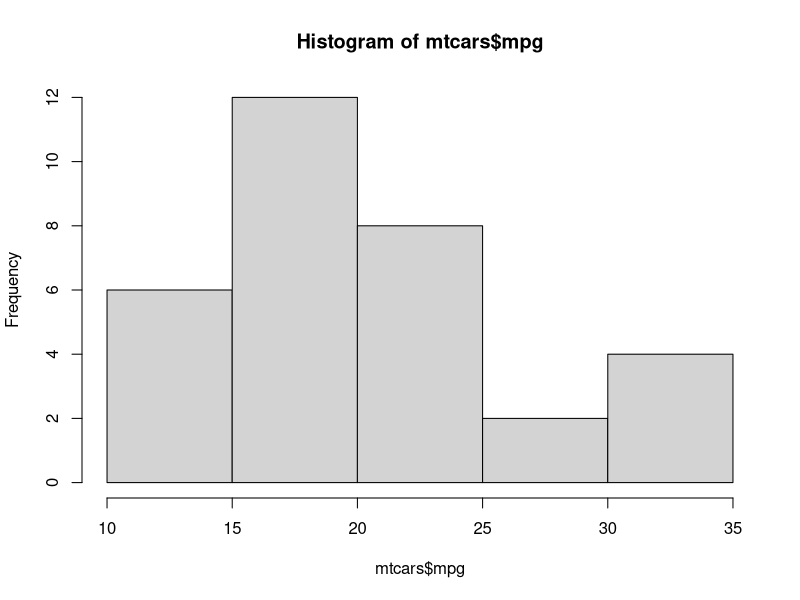
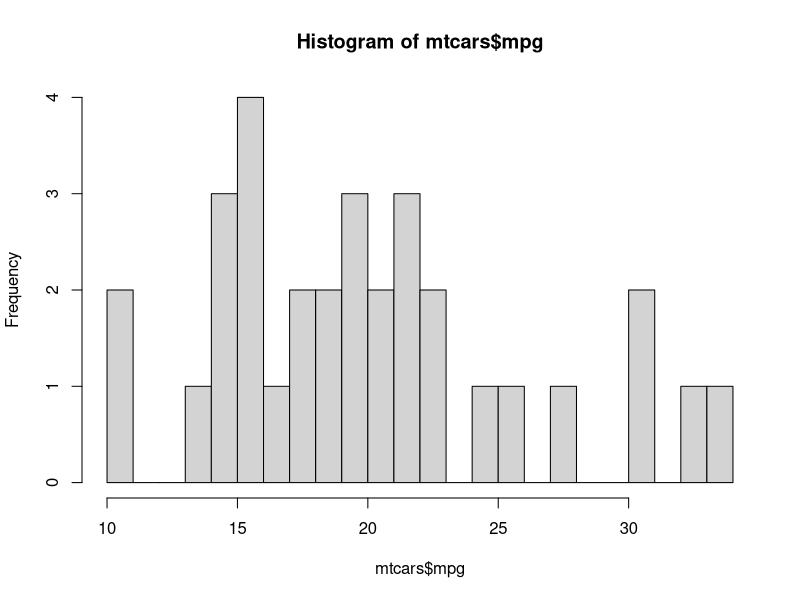
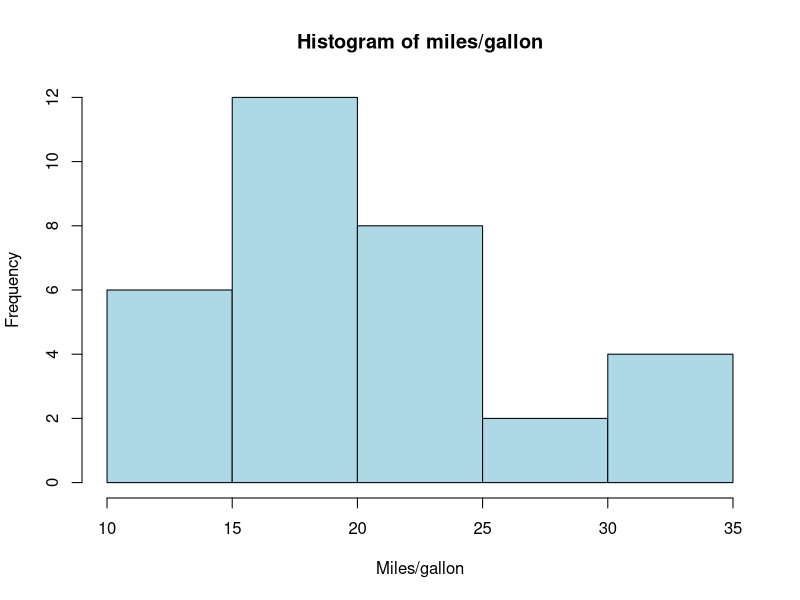
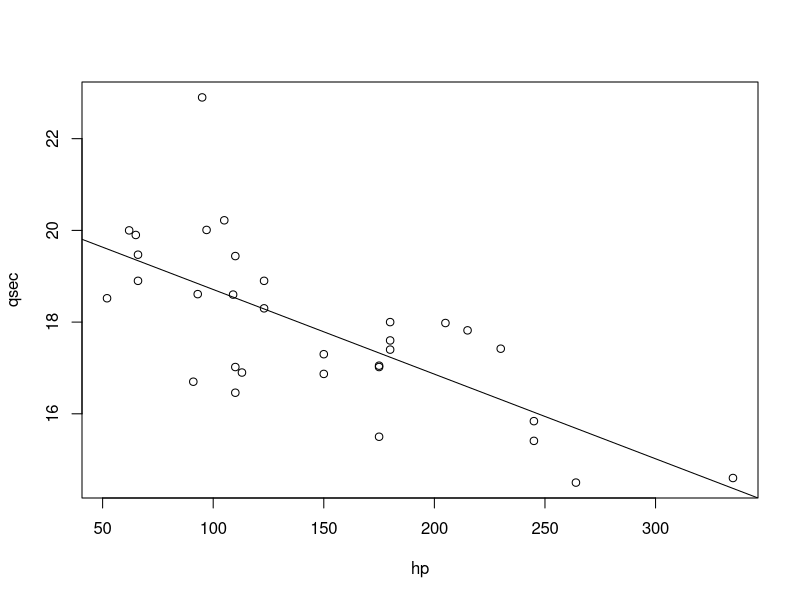
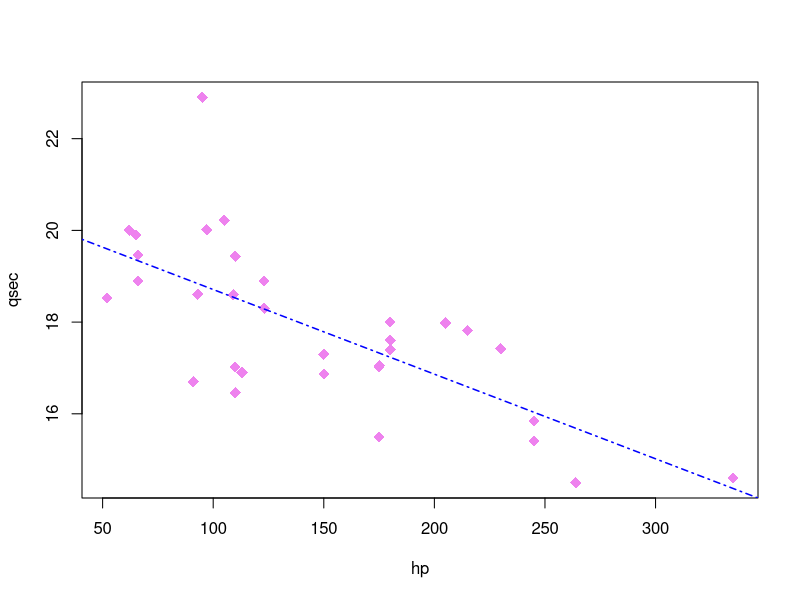
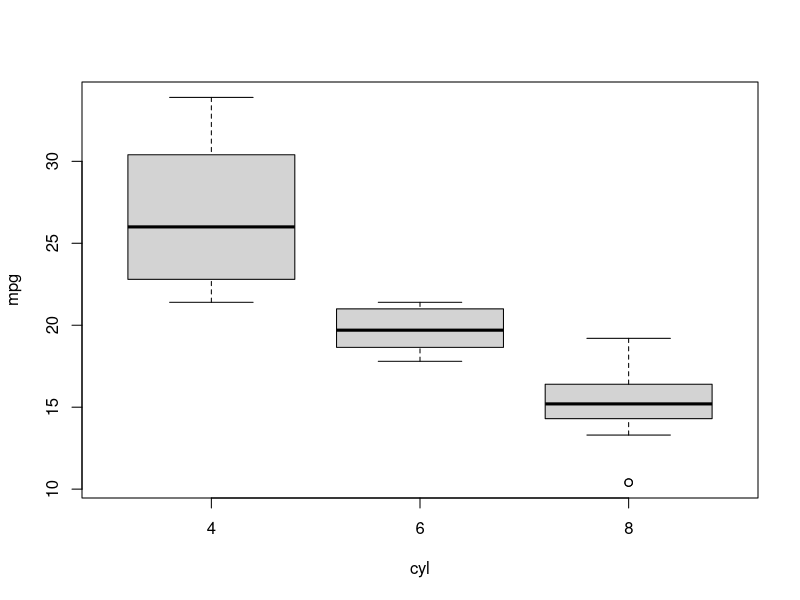

Here is the R script that generated these plots, in order: (Note: this script raises an error after producing the figures.)
## DATA VISUALIZATION IN R WORKSHOP
## Center for Research Data and Digital Scholarship
## University of Colorado, Boulder

## N. Chardon
## 11 Oct 2017

## Aims: 
## 1. Consider what is sensible to plot
## 2. Practice making figures with base package
## 3. Practice making figures with lattice package
## 4. Practice making figures with ggplot2 package
## 5. Save figures in different formats


## Using this script:
## 1. The symbol '#' denotes comments. 
##    If in the same line as a command, these comments describe what the command executes.
## 2. All sections labeled 'PRACTICE' are meant to be completed on your own. 
## 3. The corresponding voiceover to this script is available on OSF (https://osf.io/6jb9t/)

## Disclaimer: This script was written by Nathalie Chardon and reflects her coding style. 
## The University of Colorado, Boulder takes no responsibility for the content.




# # # # # # # # # # # # # # # # # # # # # # # # # # # # # # # # # # # # # # # # # # # # # # # # # # 

# # WELCOME! # # 

# # # # # # # # # # # # # # # # # # # # # # # # # # # # # # # # # # # # # # # # # # # # # # # # # # 


# Introduce yourself to your neighbor(s)


# What kinds of graphics are used in your field and created by your colleagues? 




# # # # # # # # # # # # # # # # # # # # # # # # # # # # # # # # # # # # # # # # # # # # # # # # # # 

# # GETTING STARTED # # 

# # # # # # # # # # # # # # # # # # # # # # # # # # # # # # # # # # # # # # # # # # # # # # # # # # 


# # INSTALL & LOAD PACKAGES # # ---------------------------------------------------------------------

# lattice package

install.packages('lattice') #only run this once to store package to hard drive

library(lattice)


# ggplot2 package

install.packages('ggplot2') #only run this once to store package to hard drive

library(ggplot2)


# # LOAD DATA # # ----------------------------------------------------------------------------------

data(mtcars)



# # # # # # # # # # # # # # # # # # # # # # # # # # # # # # # # # # # # # # # # # # # # # # # # # # 

# # 1. WHAT TO PLOT # # 

# # # # # # # # # # # # # # # # # # # # # # # # # # # # # # # # # # # # # # # # # # # # # # # # # # 


# # DATA # # --------------------------------------------------------------------------------------- 

# What is in your data? 

head(mtcars) #displays first 6 rows of dataframe

?mtcars #documentation for this data, useful to create for own data as separate text file

summary(mtcars) #statistical summary of each column


# How is your data organized? 

colnames(mtcars) #column names

str(mtcars) #structure: make sure your numeric variables are numeric! 

dim(mtcars) #rows, columns


# # QUESTIONS # # -----------------------------------------------------------------------------------

# What are some questions you could answer with this data?
#
#

# EX1: Does cylinder (cyl) number affect miles/gallen (mpg)? 

# EX2: Does horsepower (hp) affect 1/4 mile time (qsec)?


# Think about sensible relationships between your data before plotting.




# # # # # # # # # # # # # # # # # # # # # # # # # # # # # # # # # # # # # # # # # # # # # # # # # # 

# # 2. BASE # # 

# # # # # # # # # # # # # # # # # # # # # # # # # # # # # # # # # # # # # # # # # # # # # # # # # # 


# # DISTRIBUTION OF DATA: HISTOGRAMS # # ------------------------------------------------------------

hist(mtcars$mpg) #create histogram

hist(mtcars$mpg, breaks=20) #define splits


# Create histograms of horsepower and 1/4 mile time with different splits
#
#


# Plot aesthetics

hist(mtcars$mpg, 
     
     main = 'Histogram of miles/gallon', #title (note the quotation marks)
     
     xlab = 'Miles/gallon', #x axis label
     
     col = 'lightblue') #color fill

# NOTE: These aesthetics commands are the same in other plot types. 
# Each subsequent command MUST follow a comma. 


# Change the plot aesthetics of your horsepower or 1/4 mile time histograms
#
#


# # DATA RELATIONSHIPS: SCATTERPLOTS # # -----------------------------------------------------------

plot(qsec ~ hp, data = mtcars) #dependent variable ~ independent variable, data = your DF


# Adding regression line to plot

lin_mod <- lm(qsec ~ hp, data = mtcars) #linear model for relationship that looks promising

summary(lin_mod) #check model output for significance, r-squared, etc.

abline(lin_mod) #adds regression line to current plot (usually only sensible if p-value < 0.05)


# Aesthetics: plot point color, symbol, and size

plot(qsec ~ hp, data = mtcars, 
     
     col = 'violet', #changes color, default = 'black'
     
     pch = 18, #changes symbol, default = 1
     
     cex = 1.5) #changes point size, default = 1


# Aesthetics: regression line color, type, and width

abline(lin_mod, #adds regression line to current plot
       
       col = 'blue', #changes color, default = 'black'
       
       lty = 4, #changes line type, default = 1
       
       lwd = 1.5) #changes line width, default = 1


# Create a scatterplot with one of your relationships of interest
#
#


# Add title, x- and y-axis labels, and change the color, symbol, and size of your points
#
#

# Add a regression line to your plot
#
#


# # DATA RELATIONSHIPS: BOXPLOTS # # ---------------------------------------------------------------

# Boxplots: better with discrete or categorical measurements in independent variables

boxplot(mpg ~ cyl, data = mtcars)


# # SETTING DEFAULT GRAPHICAL PARAMTERS # # --------------------------------------------------------

# NOTE: These settings can also be specified within a plotting function to affect only that plot.

# Aesthetics
par(cex = 2, #changes size of plotting text and symbols
    
    cex.axis = 1.2, #changes axis text size
    
    cex.lab = 1.4, #changes label text size
    
    cex.main = 1.3, #changes text title size
    
    col = 'violet', #changes plotting color
    
    col.axis = 'grey', #changes axes colors
    
    col.lab = 'darkblue', #changes x and y label colors
    
    col.main = 'darkblue', #changes title color
    
    bg = 'grey') #changes background color

# NOTE: The default axis and label size in R is too small for publication figures.

# Run one of your plots above and notice how it has changed according to the par settings


# Multi-panel plots

par(mfrow = c(2, 2), #rows, columns for your panels
    
    mar = c(4.5, 5, 2, 0.5)) #defines width for lower, left, upper, and right margins

# NOTE: Multi-panel plot with default margin settings will have too much white space. 

# Run 4 of your plots above and notice how they'll create a panel


# Return to default graphical parameters

dev.off() #turns off device and clears plots


# # PRACTICE 1 # # ---------------------------------------------------------------------------------

# Set the default parameters to create a 2 row panel plot.
# HINT: This plot will have the rows, columns = 2,1.
#
#
par( mfrow = c(2, 1) )
# Create a scatterplot and boxplot for two different data relationships
#
#

plot(cyl ~ hp, data = mtcars,
     col='Cylindars') #dependent variable ~ independent variable, data = your DF

boxplot(wt ~ carb, data = mtcars)


# Add titles and axes labels, and use the aesthetic commands above to change other plot aspects.
# Go to <http://www.statmethods.net/advgraphs/parameters.html> for list of all par options
#
#
boxplot( wt ~ carb, data = mtcars,
main = 'Effect of carbs and weight', #title
xlab = 'Carbs', #x-axis label
ylab = 'Weight' #y-axis label 
)

# TIP 1: Modify and use the function mtext() to add labels to your panels

mtext('A', 3, adj=0, cex=1.5) #run ?mtext for further arguments to this function


# TIP 2: Plotting multiple boxplots for the same variable

boxplot(mpg ~ cyl, data = mtcars[which(mtcars$am == 0),], #data subsetted by transmission type
        
        main = 'Effect of cylinder number and transmission type on MGP', #title
        
        xlab = 'Number of cylinders', #x-axis label
        
        ylab = 'Miles per gallon', #y-axis label 
        
        ylim = range(mtcars$mpg), #set y-axis limits with range of data for adequate plotting space
        
        boxwex = 0.1) #set box width
        
boxplot(mpg ~ cyl, data = mtcars[which(mtcars$am == 1),], #data subsetted by transmission type
        
        add = T, #adds to current boxplot
        
        col = 'grey', #specify different color for new gear number
        
        boxwex = .1, #same box width as above
        
        at = c(1.2, 2.2, 3.2), #draw boxes at specified 1:n
        
        axes = F) #don't draw new axes


# TIP 3: Adding legends

legend('topright', #location of legend
       
       legend = c('Automatic Transmission', 'Manual Transmission'), #legend text
       
       pch = c(0, 15), #symbols to match text above
       
       col = c('black', 'grey')) #colors to match symbols and text above

# NOTE: The order of legend text, symbol, and color must match!


# # PLOT ACTIONS # # -------------------------------------------------------------------------------

# Zoom plot to separate window


# Export plot manually 


# Export plot with commands

setwd('~/Desktop/') #set working directory to folder of your choice

setwd('c:/Users/.../Desktop/') #Windows: replace ... with your username


pdf('fig1.pdf') #function AND file extension indicates in what format to save plot in

boxplot(mpg ~ cyl, data = mtcars) #create plot

dev.off() #indicates that you are done plotting


# Other formats: replace 'pdf' line of code above with one of the following...

png('fig1.png') #saves plot as PNG

jpeg('fig1.png') #saves plot as JPEG

postscript('fig1.eps') #saves pot as EPS

# NOTE: PDF and EPS are vectorized, whereas PNG and JPEG are rasterized. 
# Vectorized images: created out of many paths, so quality is higher
# Raster images: created out of pixels, so quality is lower


# Save one of your plots with commands
#
#



# # # # # # # # # # # # # # # # # # # # # # # # # # # # # # # # # # # # # # # # # # # # # # # # # # 

# # LATTICE # # 

# # # # # # # # # # # # # # # # # # # # # # # # # # # # # # # # # # # # # # # # # # # # # # # # # # 


# # ONE VARIABLE PLOTS # # -------------------------------------------------------------------------

densityplot(~ mpg, data = mtcars) #displays density of data points


# # TWO VARIABLE PLOTS # # -------------------------------------------------------------------------

dotplot(rownames(mtcars) ~ mpg, data = mtcars) #dotplot to visualize all observations

# NOTE: Need to give your data rows names for the above to work, but can use any y variable here.


# # THREE+ VARIABLE PLOTS # # ----------------------------------------------------------------------

# All relationships 

splom(mtcars) #scatterplot matrix
pairs(mtcars) #scatterplot matrix

# Trellis graphs: display relationships between variables conditioned on one or more variables

xyplot(mpg ~ cyl | am, data = mtcars) #plots relationship x ~ y | based on another variable

# Plot effect of transmission type on MPG, split by number of cylinders
#
#


xyplot(mpg ~ cyl | am, groups = carb, data = mtcars) #additionally split by groups

# Plot effect of cylinder on MPG, split by carburetor and transmission in different colors
#
#


# # PLOT AESTHETICS # # ----------------------------------------------------------------------------

# Modified with update()

trell_plot <- xyplot(mpg ~ cyl | am, groups = carb, data = mtcars) #create plot object


# Run the following and notice how your plot changes

update(trell_plot, 
       
       main = 'Effect of cylinder and carburetors on MPG by transmission type', #add title
       
       ylab = 'Cylinders', xlab = 'Miles per Gallon',
       
       auto.key = T) #add legend


update(trell_plot, 
       
       auto.key = list(space = 'right')) #add legend right of plot


update(trell_plot, 
       
       auto.key = list(title = 'Carburetors', #add legend title
                       space = 'right',
                       cex = 0.5 ) ) #change legend size


# Choose any one of your plots and:
# 1. Add a title, x and y axes labels, and a legend;
# 2. Then save it as a PDF or JPEG
#
#
#
       
                        

# # # # # # # # # # # # # # # # # # # # # # # # # # # # # # # # # # # # # # # # # # # # # # # # # # 

# # GGPLOT2 # # 

# # # # # # # # # # # # # # # # # # # # # # # # # # # # # # # # # # # # # # # # # # # # # # # # # # 


# # Grammar of Graphics: build graphs from a few necessary components # # --------------------------
# 1. data set (data)
# 2. aesthetics that represent data (aes)
# 3. visual marks to represent data points (geoms)
# (4. coordinate system)

# NOTE: ggplot() does not have defaults, so everything must be specified somewhere.


# 1. Create a plot with DATA and 2. AES

myplot <- ggplot(data = mtcars, aes(x = hp, y = mpg)) #saving as object facilitates adding layers

# Look at myplot: what do you notice?


# 3. Add GEOM layer

myplot + #plus symbol at end of line for new layer below
  
  geom_point() #plot data as points


# Create a ggplot to illustrate one of your relationships of interest 
#
#


# # PLOT AESTHETICS: DATA POINTS # # ---------------------------------------------------------------

# Color of data points

myplot +
  
  geom_point(color = 'blue', #adds color to points
             
             size = 4) #increases size of points


# Transparency to avoid overplotting

myplot +
  
  geom_point(alpha = 0.5) #adds transparency to points
             

# Conditioning on a third variable

myplot <- myplot +
  
  geom_point( aes(color = cyl) ) #color by another variable with aes()

myplot +
  
  geom_point( aes(size = cyl) ) #size of points by another variable


# Enlarge the points of myplot and condition the data points on cylinder by color to make myplot2
# HINT: all arguments go inside geom_point()
#
#

myplot2 <- myplot

# # PLOT AESTHETICS: LABELS # # --------------------------------------------------------------------

myplot2 +
  
  ggtitle('Effect of horsepower on MPG by cylinder') +
  
  xlab('Horsepower') + 
  
  ylab('Miles per Gallon') 

# OR indicate all labels at once: 

myplot3 <- myplot2 +
  
  labs(title = 'Effect of horsepower on MPG by cylinder', #title
       
       x = 'Horsepower', y = 'Miles per Gallon')  #x and y axes labels +
       
# Create an object myplot3 with the above plot
#
#
myplot2 +
  
  labs(title = 'Effects of horsepower on MPG by cylinder', #title
       
       x = 'Horsepower', y = 'Miles per Gallon')  #x and y axes labels +
  
# # PLOT AESTHETICS: LEGEND # # --------------------------------------------------------------------
# Remove legend

myplot3 +
  
  theme(legend.position = 'none') #no legends


# Edit legend

myplot3 +
  
  theme(legend.position = 'left') + #can be 'bottom', 'top', 'left' or 'right'
  
  labs(color = 'Cylinder') #change legend title
  
  
# # PRACTICE 2 # # ---------------------------------------------------------------------------------

# Change legend colors to discrete: need to change variable to factor (numeric gives gradient)

ggplot(data = mtcars, aes(x = hp, y = mpg, 
                          
                          group = factor(cyl), #change variable to factor
                          
                          colour = factor(cyl))) + #specify color with grouping variable used above
  
  geom_point() #no need to specify anything here
  

# # PLOT THEMES # # --------------------------------------------------------------------------------

# Default themes

myplot3 +
  
  theme_classic()

myplot3 +
  
  theme_bw()


# Customize your own theme

mytheme <- theme(axis.text.x = element_text(colour = 'black', size = 25), #x axis text size
                 
                 axis.text.y = element_text(colour = 'black', size = 25), #y axis text size
                 
                 axis.title.x = element_text(size = 28), #x axis label size
                 
                 axis.title.y = element_text(size = 28), #x axis label size
                 
                 plot.title = element_text(size = 30, #title size
                                           
                                           hjust = 0.5)) #align title to center
                 
myplot3 + mytheme #plot now has specified theme


# Create your own theme
#
#

# Create an object myplot4 with myplot3 and your new theme
#
#


# # PRACTICE # # -----------------------------------------------------------------------------------

# Set a plot theme for all plots

theme_set(theme_classic()) #sets theme for future plots

myplot3 #this now plots with set theme

# NOTE: Once theme is set, there is no neat way to return to ggplot default graphical parameters


# # SAVE PLOT # # ----------------------------------------------------------------------------------

ggsave(myplot3, #plot to be saved
       
       file='hpVmpg.pdf') #can save in many other image formats (e.g. .eps, .jpeg, .png)

# Save one of your plots to the Desktop
#
#


#NOTE: Set your working directory again if changed

setwd('~/Desktop/') #set working directory to folder of your choice

setwd('c:/Users/.../Desktop/') #Windows: replace ... with your username




# # # # # # # # # # # # # # # # # # # # # # # # # # # # # # # # # # # # # # # # # # # # # # # # # # 

# # RESOURCES # # 

# # # # # # # # # # # # # # # # # # # # # # # # # # # # # # # # # # # # # # # # # # # # # # # # # # 


# # CU BOULDER # #

# Center for Research Data and Digital Scholarship
# Hacky Hours: Wednesdays 4-6PM (Norlin E206)
# Events: < http://www.colorado.edu/crdds/events >
# Listserv: < https://lists.colorado.edu/sympa/subscribe/crdds-news >
# Workshop voiceovers and scripts: < https://osf.io/6jb9t/ >

# Laboratory for Interdisciplinary Statistical Analysis
# <http://www.colorado.edu/lab/lisa/resources>


# # ONLINE SUPPORT # # 

# Parts of this workshop reference Quick-R, Statmethod, and Data Carpentry: 
# <http://www.statmethods.net/graphs/index.html> 
# <http://www.statmethods.net/advgraphs/trellis.html>
# <http://www.datacarpentry.org/R-ecology-lesson/04-visualization-ggplot2.html>

# Graphical Parameters cheatsheet
# <http://www.statmethods.net/advgraphs/parameters.html>

# Data Visualization with ggplot2 Cheat Sheet:
# <https://www.rstudio.com/wp-content/uploads/2015/03/ggplot2-cheatsheet.pdf>

# Other Cheat Sheets:
# <https://www.rstudio.com/resources/cheatsheets/>

# Data Carpentry
# <http://www.datacarpentry.org/R-ecology-lesson/04-visualization-ggplot2.html>

# R manuals by CRAN
# <https://cran.r-project.org/manuals.html>

# Basic Reference Card
# <https://cran.r-project.org/doc/contrib/Short-refcard.pdf>

# R for Beginners (Emmanuel Paradis)
# <https://cran.r-project.org/doc/contrib/Paradis-rdebuts_en.pdf>

# The R Guide (W. J. Owen)
# <https://cran.r-project.org/doc/contrib/Owen-TheRGuide.pdf>

# An Introduction to R (Longhow Lam)
# <https://cran.r-project.org/doc/contrib/Lam-IntroductionToR_LHL.pdf>

# Cookbook for R
# <http://www.cookbook-r.com/>

# Advanced R (Hadley Wickham)
# <http://adv-r.had.co.nz/>

# rseek: search most online R documentation and discussion forums
# <http://rseek.org/>

# The R Inferno: useful for trouble shooting errors
# <http://www.burns-stat.com/documents/books/the-r-inferno/>

# Google: endless blogs, posted Q & A, tutorials, references guides where you're often
# directed to sites such as Stackoverflow, Crossvalidated, and the R-help mailing list.


# # ONLINE TUTORIALS # #

# YouTube R channel
# <https://www.youtube.com/user/TheLearnR>

# R Programming in Coursera
# <https://www.coursera.org/learn/r-programming>

# Various R videos
# <http://jeromyanglim.blogspot.co.uk/2010/05/videos-on-data-analysis-with-r.html>



# # # # # # # # # # # # # # # # # # # # # # # # # # # # # # # # # # # # # # # # # # # # # # # # # #
